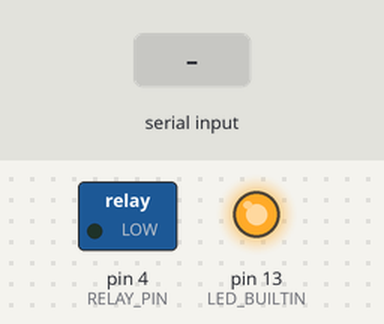
This sketch was run on a simulated Arduino Uno, built with avr-gcc and run on an emulated ATmega328P. On the bench: switched loads named in the sketch (green lamp = pin HIGH), output pins drawn as LEDs (lit = HIGH). The inputs (shaded band) are chosen by the test bench.

Above: at 1.2 s.
1.3 s: "c" received over Serial
At 2.0 s:
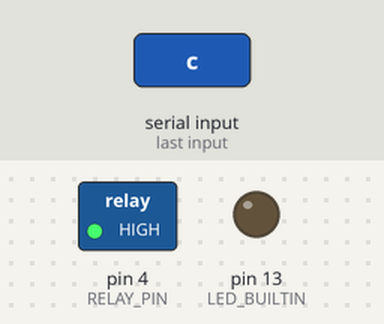
Timing chart, 0 to 4.3 s (numbered marks = the images above; inputs shaded):
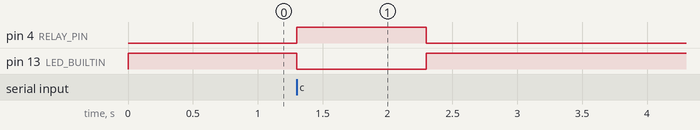

The sketch:

fotobox_capture.ino
```cpp
#define RELAY_PIN 4

void setup() {
  Serial.begin(115200);
  pinMode(RELAY_PIN, OUTPUT);
  pinMode(LED_BUILTIN, OUTPUT);

  digitalWrite(RELAY_PIN, LOW);
  digitalWrite(LED_BUILTIN, HIGH);
}

void loop() {
  if (Serial.available() > 0) {
    if (Serial.read() == 'c') {
      digitalWrite(LED_BUILTIN, LOW);
      digitalWrite(RELAY_PIN, HIGH);
      delay(1000);
      digitalWrite(RELAY_PIN, LOW);
      digitalWrite(LED_BUILTIN, HIGH);
    }
  }
}
```

Measured:
- after the input at 1.3 s, pin 4 (RELAY_PIN): LOW → HIGH at once, → LOW 1.0 s later; pin 13 (LED_BUILTIN): HIGH → LOW at once, → HIGH 1.0 s later
